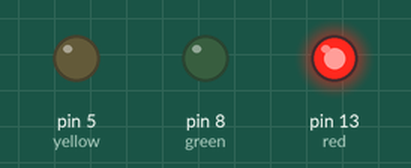
This sketch was run on a simulated Arduino Uno, built with avr-gcc and run on an emulated ATmega328P. Shown: output pins drawn as LEDs (lit = HIGH). What the sketch prints to the serial monitor is not drawn.

Above: at 0.1 s.
At 3.1 s:
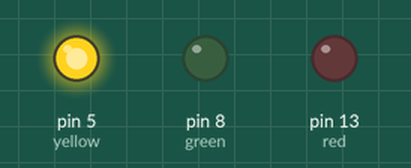
At 4.3 s:
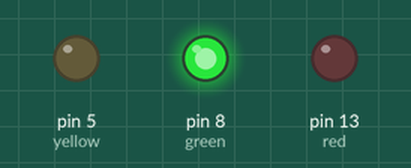
At 5.2 s:
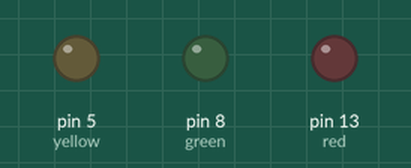
Timing chart, 0 to 6.7 s (numbered marks = the images above):
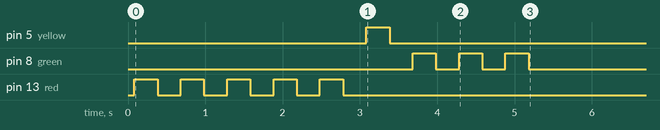

The sketch:

trafficlight_serial_monitor__1st_four_loop_.ino
```cpp
int green=8;// int= integer (whole number)
int red=13;
int yellow=5;
int time=0;

void setup() {
  pinMode (green, OUTPUT);
  pinMode (red, OUTPUT);
  pinMode (yellow, OUTPUT);

  Serial.begin(9600);

  for (int Jeremy=13;  Jeremy<21;  Jeremy++)
  {
    Serial.println("Jeremy is smart ");
    }


    for (int ben=13;  ben<18;  ben++)
  {
     digitalWrite(red,HIGH);    //Serial.println("Jeremy is smart ");
      delay(300);
       digitalWrite(red,LOW);
       delay(300);
    }

 for (int ben=13;  ben<14;  ben++)
  {
     digitalWrite(yellow,HIGH);    //Serial.println("Jeremy is smart ");
      delay(300);
       digitalWrite(yellow,LOW);
       delay(300);
    }


    for (int ben=13;  ben<16;  ben++)
  {
     digitalWrite(green,HIGH);    //Serial.println("Jeremy is smart ");
      delay(300);
       digitalWrite(green,LOW);
       delay(300);
    }


}
void loop() {


}
```
